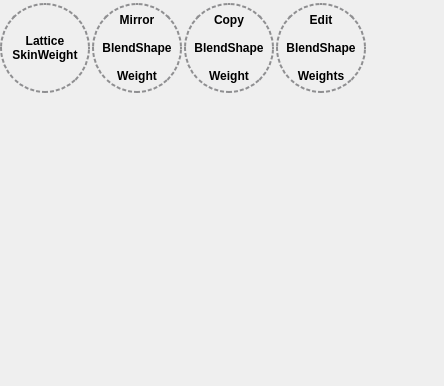
          <widget class="QWidget" name="page_3">
           <property name="geometry">
            <rect>
             <x>0</x>
             <y>0</y>
             <width>444</width>
             <height>386</height>
            </rect>
           </property>
           <property name="styleSheet">
            <string notr="true">QPushButton {
	border: 2px dotted  #8f8f91;
	border-radius: 45px;
}

QPushButton:hover {
	border-style:solid;
	background-color: qlineargradient(spread:pad, x1:0.5, y1:0, x2:0.5, y2:1, stop:0 rgba(255, 223, 121, 255), stop:0.488636 rgba(255, 216, 91, 255), stop:1 rgba(255, 223, 121, 255));
	color: rgb(42, 42, 42);
 }</string>
           </property>
           <attribute name="label">
            <string>Weights Tool</string>
           </attribute>
           <layout class="QGridLayout" name="gridLayout_7">
            <property name="leftMargin">
             <number>0</number>
            </property>
            <property name="topMargin">
             <number>3</number>
            </property>
            <property name="rightMargin">
             <number>0</number>
            </property>
            <property name="bottomMargin">
             <number>3</number>
            </property>
            <property name="spacing">
             <number>2</number>
            </property>
            <item row="0" column="0">
             <widget class="QPushButton" name="btn_LatticeWeight">
              <property name="minimumSize">
               <size>
                <width>90</width>
                <height>90</height>
               </size>
              </property>
              <property name="maximumSize">
               <size>
                <width>90</width>
                <height>90</height>
               </size>
              </property>
              <property name="font">
               <font>
                <weight>75</weight>
                <bold>true</bold>
               </font>
              </property>
              <property name="styleSheet">
               <string notr="true"/>
              </property>
              <property name="text">
               <string>Lattice
SkinWeight</string>
              </property>
             </widget>
            </item>
            <item row="0" column="4">
             <spacer name="horizontalSpacer_4">
              <property name="orientation">
               <enum>Qt::Horizontal</enum>
              </property>
              <property name="sizeHint" stdset="0">
               <size>
                <width>40</width>
                <height>20</height>
               </size>
              </property>
             </spacer>
            </item>
            <item row="1" column="1">
             <spacer name="verticalSpacer_3">
              <property name="orientation">
               <enum>Qt::Vertical</enum>
              </property>
              <property name="sizeHint" stdset="0">
               <size>
                <width>20</width>
                <height>40</height>
               </size>
              </property>
             </spacer>
            </item>
            <item row="0" column="1">
             <widget class="QPushButton" name="btn_BlendShapeWeightTool">
              <property name="minimumSize">
               <size>
                <width>90</width>
                <height>90</height>
               </size>
              </property>
              <property name="maximumSize">
               <size>
                <width>90</width>
                <height>90</height>
               </size>
              </property>
              <property name="font">
               <font>
                <weight>75</weight>
                <bold>true</bold>
               </font>
              </property>
              <property name="styleSheet">
               <string notr="true"/>
              </property>
              <property name="text">
               <string>Mirror

BlendShape

Weight</string>
              </property>
             </widget>
            </item>
            <item row="0" column="2">
             <widget class="QPushButton" name="btn_CopyBlendShapeWeights">
              <property name="minimumSize">
               <size>
                <width>90</width>
                <height>90</height>
               </size>
              </property>
              <property name="maximumSize">
               <size>
                <width>90</width>
                <height>90</height>
               </size>
              </property>
              <property name="font">
               <font>
                <weight>75</weight>
                <bold>true</bold>
               </font>
              </property>
              <property name="styleSheet">
               <string notr="true"/>
              </property>
              <property name="text">
               <string>Copy

BlendShape

Weight</string>
              </property>
             </widget>
            </item>
            <item row="0" column="3">
             <widget class="QPushButton" name="btn_EditBlendShapeWeights">
              <property name="minimumSize">
               <size>
                <width>90</width>
                <height>90</height>
               </size>
              </property>
              <property name="maximumSize">
               <size>
                <width>90</width>
                <height>90</height>
               </size>
              </property>
              <property name="font">
               <font>
                <weight>75</weight>
                <bold>true</bold>
               </font>
              </property>
              <property name="styleSheet">
               <string notr="true"/>
              </property>
              <property name="text">
               <string>Edit

BlendShape

Weights</string>
              </property>
             </widget>
            </item>
           </layout>
          </widget>
